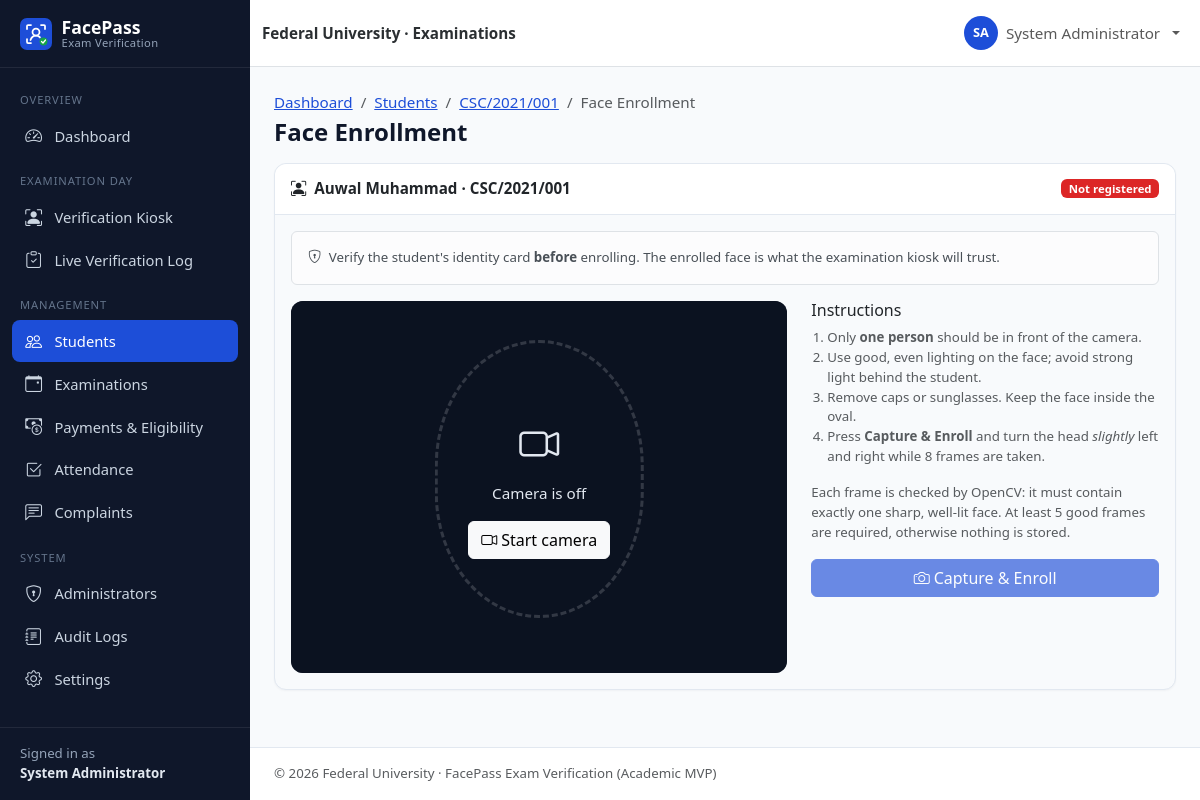
/admin/enroll-face.php?id=2 (signed in), run on the app's committed database.
### tables this page shows
CREATE TABLE users (
    id               INT UNSIGNED NOT NULL AUTO_INCREMENT,
    student_id       VARCHAR(30)  NULL,                 
    first_name       VARCHAR(60)  NOT NULL,
    last_name        VARCHAR(60)  NOT NULL,
    email            VARCHAR(120) NOT NULL,
    phone            VARCHAR(20)  NULL,
    password         VARCHAR(255) NOT NULL,             
    role             ENUM('admin','student') NOT NULL DEFAULT 'student',
    department       VARCHAR(100) NULL,
    level            VARCHAR(10)  NULL,                 
    faculty          VARCHAR(100) NULL,
    face_registered  TINYINT(1)   NOT NULL DEFAULT 0,
    account_status   ENUM('active','inactive','suspended') NOT NULL DEFAULT 'active',
    created_at       TIMESTAMP    NOT NULL DEFAULT CURRENT_TIMESTAMP,
    updated_at       TIMESTAMP    NOT NULL DEFAULT CURRENT_TIMESTAMP ON UPDATE CURRENT_TIMESTAMP,
    PRIMARY KEY (id),
    UNIQUE KEY uq_users_student_id (student_id),
    UNIQUE KEY uq_users_email (email),
    KEY idx_users_role (role),
    KEY idx_users_dept_level (department, level),
    KEY idx_users_status (account_status)
);

### config/database.php (called while the page is built, shortened)
<?php
function db(): PDO
{
    static $pdo = null;
    if ($pdo === null) {
        $dsn = sprintf(
            'mysql:host=%s;port=%s;dbname=%s;charset=utf8mb4',
            DB_HOST,
            DB_PORT,
            DB_NAME
        );
        $pdo = new PDO($dsn, DB_USER, DB_PASS, [
            PDO::ATTR_ERRMODE            => PDO::ERRMODE_EXCEPTION,
            PDO::ATTR_DEFAULT_FETCH_MODE => PDO::FETCH_ASSOC,
            PDO::ATTR_EMULATE_PREPARES   => false,
        ]);
        $offset = (new DateTime('now', new DateTimeZone(APP_TIMEZONE)))->format('P');
        $stmt = $pdo->prepare('SET time_zone = ?');
        $stmt->execute([$offset]);
    }
    return $pdo;
}

### includes/auth.php (called while the page is built, shortened)
<?php
function current_user(): ?array
{
    static $user = false;
    if ($user !== false) {
        return $user;
    }
    $user = null;
    if (!empty($_SESSION['user_id'])) {
        $stmt = db()->prepare('SELECT * FROM users WHERE id = ?');
        $stmt->execute([(int) $_SESSION['user_id']]);
        $row = $stmt->fetch();
        if ($row && $row['account_status'] === 'active' && $row['role'] === ($_SESSION['role'] ?? '')) {
            $user = $row;
        } else {
            logout_user();
        }
    }
    return $user;
}
function requireLogin(): array
{
    $user = current_user();
    return $user;
}
function requireAdmin(): array
{
    $user = requireLogin();
    return $user;
}

### admin/enroll-face.php (the view, shortened to what this page needs)
<?php
requireAdmin();
$student = find_student(get_int('id'));
$pageTitle = 'Face Enrollment';
$breadcrumbs = ['Dashboard' => 'admin/dashboard.php', 'Students' => 'admin/students.php',
    $student['student_id'] => 'admin/student-view.php?id=' . $student['id'], 'Face Enrollment' => null];
require __DIR__ . '/../includes/header.php';
?>
<div class="card">
    <div class="card-header d-flex flex-wrap justify-content-between align-items-center gap-2">
        <span><i class="bi bi-person-bounding-box me-2"></i><?= e(full_name($student)) ?> · <?= e($student['student_id']) ?></span>
        <?= yes_no_badge($student['face_registered'], 'Currently registered', 'Not registered') ?>
    </div>
    <div class="card-body">
        <div class="alert alert-light border small"><i class="bi bi-shield-lock me-1"></i>
            Verify the student's identity card <strong>before</strong> enrolling. The enrolled face is what the examination kiosk will trust.</div>
        <?php require __DIR__ . '/../includes/enroll-widget.php'; ?>
    </div>
</div>
<?php require __DIR__ . '/../includes/footer.php'; ?>

### includes/header.php (shortened to what this page needs)
<?php
$pageTitle = $pageTitle ?? APP_NAME;
$layout = $layout ?? 'app';
$breadcrumbs = $breadcrumbs ?? [];
$bodyClass = $bodyClass ?? '';
$user = current_user();
$role = $user['role'] ?? null;
?>
<!doctype html>
<html lang="en">
<head>
    <link rel="stylesheet" href="<?= e(url('assets/vendor/bootstrap/bootstrap.min.css')) ?>">
    <link rel="stylesheet" href="<?= e(url('assets/vendor/bootstrap-icons/bootstrap-icons.min.css')) ?>">
    <link rel="stylesheet" href="<?= e(url('assets/css/style.css')) ?>">
    <?php if ($role === 'admin'): ?>
        <link rel="stylesheet" href="<?= e(url('assets/css/admin.css')) ?>">
    <?php elseif ($role === 'student'): ?>
        <link rel="stylesheet" href="<?= e(url('assets/css/student.css')) ?>">
    <?php endif; ?>
</head>
<body class="<?= e(trim("layout-$layout $bodyClass")) ?>">
<?php if ($layout === 'app' && $user): ?>
<div class="app-shell">
    <?php require __DIR__ . '/sidebar.php'; ?>
    <div class="app-main">
        <nav class="navbar navbar-expand bg-white border-bottom app-topbar sticky-top">
            <div class="container-fluid">
                <span class="navbar-text fw-semibold text-secondary-emphasis d-none d-sm-inline">
                    <?= e(INSTITUTION_NAME) ?> · Examinations
                </span>
                <ul class="navbar-nav ms-auto align-items-center">
                    <li class="nav-item dropdown">
                        <a class="nav-link dropdown-toggle d-flex align-items-center gap-2" href="#" role="button"
                           data-bs-toggle="dropdown" aria-expanded="false">
                            <span class="avatar-circle"><?= e(strtoupper(substr($user['first_name'], 0, 1) . substr($user['last_name'], 0, 1))) ?></span>
                            <span class="d-none d-md-inline"><?= e(full_name($user)) ?></span>
                        </a>
                    </li>
                </ul>
            </div>
        </nav>
        <main class="app-content container-fluid">
            <div class="d-flex flex-wrap justify-content-between align-items-center mb-3 gap-2">
                <div>
                    <?php if ($breadcrumbs): ?>
                        <nav aria-label="breadcrumb">
                            <ol class="breadcrumb small mb-1">
                                <?php foreach ($breadcrumbs as $label => $link): ?>
                                    <?php if ($link): ?>
                                        <li class="breadcrumb-item"><a href="<?= e(url($link)) ?>"><?= e($label) ?></a></li>
                                    <?php else: ?>
                                        <li class="breadcrumb-item active" aria-current="page"><?= e($label) ?></li>
                                    <?php endif; ?>
                                <?php endforeach; ?>
                            </ol>
                        </nav>
                    <?php endif; ?>
                    <h1 class="h4 mb-0 page-title"><?= e($pageTitle) ?></h1>
                </div>
            </div>
<?php else: ?>
<main class="plain-content">
<?php endif; ?>

### includes/sidebar.php (shortened to what this page needs)
<?php
$current = str_replace('\\', '/', $_SERVER['SCRIPT_NAME'] ?? '');
if (($user['role'] ?? '') === 'admin') {
    $menu = [
        'Overview' => [
            ['admin/dashboard.php', 'bi-speedometer2', 'Dashboard'],
        ],
        'Examination Day' => [
            ['verification/index.php', 'bi-person-bounding-box', 'Verification Kiosk'],
            ['verification/result.php', 'bi-clipboard-check', 'Live Verification Log'],
        ],
        'Management' => [
            ['admin/students.php', 'bi-people', 'Students'],
            ['admin/examinations.php', 'bi-calendar-event', 'Examinations'],
            ['admin/payments.php', 'bi-cash-coin', 'Payments & Eligibility'],
            ['admin/attendance.php', 'bi-check2-square', 'Attendance'],
            ['admin/complaints.php', 'bi-chat-left-text', 'Complaints'],
        ],
        'System' => [
            ['admin/users.php', 'bi-shield-lock', 'Administrators'],
            ['admin/audit-logs.php', 'bi-journal-text', 'Audit Logs'],
            ['admin/settings.php', 'bi-gear', 'Settings'],
        ],
    ];
    $aliases = [
        'admin/student-view.php' => 'admin/students.php',
        'admin/enroll-face.php' => 'admin/students.php',
        'auth/register.php' => 'admin/students.php',
        'admin/examination-create.php' => 'admin/examinations.php',
    ];
}
$isActive = function (string $path) use ($current, $aliases): bool {
    foreach ($aliases as $child => $parent) {
        if ($parent === $path && str_ends_with($current, '/' . $child)) {
            return true;
        }
    }
    return str_ends_with($current, '/' . $path);
};
?>
<aside class="offcanvas-lg offcanvas-start app-sidebar" tabindex="-1" id="appSidebar" aria-labelledby="appSidebarLabel">
    <div class="offcanvas-body flex-column p-0">
        <div class="sidebar-desktop-brand d-none d-lg-block">
            <a class="sidebar-brand" href="<?= e(url('index.php')) ?>">
                <img src="<?= e(url('assets/images/logo.svg')) ?>" alt="" width="32" height="32">
                <span>FacePass<small>Exam Verification</small></span>
            </a>
        </div>
        <nav class="sidebar-nav">
            <?php foreach ($menu as $section => $items): ?>
                <div class="sidebar-section"><?= e($section) ?></div>
                <?php foreach ($items as [$path, $icon, $label]): ?>
                    <a class="sidebar-link<?= $isActive($path) ? ' active' : '' ?>" href="<?= e(url($path)) ?>">
                        <i class="bi <?= e($icon) ?>"></i><span><?= e($label) ?></span>
                    </a>
                <?php endforeach; ?>
            <?php endforeach; ?>
        </nav>
        <div class="sidebar-footer small">
            Signed in as<br><strong><?= e(full_name($user)) ?></strong>
        </div>
    </div>
</aside>

### assets/css/style.css (style rules this page uses)
:root { --evs-primary: #1D4ED8; --evs-primary-dark: #1E40AF; --evs-secondary: #0F172A; --evs-success: #16A34A; --evs-danger: #DC2626; --evs-warning: #D97706; --evs-bg: #F8FAFC; --evs-border: #E2E8F0; --evs-muted: #64748B; --sidebar-width: 250px; --bs-primary: #1D4ED8; --bs-primary-rgb: 29, 78, 216; --bs-success: #16A34A; --bs-success-rgb: 22, 163, 74; --bs-danger: #DC2626; --bs-danger-rgb: 220, 38, 38; --bs-dark-rgb: 15, 23, 42; --bs-body-bg: #F8FAFC; --bs-link-color: #1D4ED8; --bs-link-color-rgb: 29, 78, 216; --bs-link-hover-color: #1E40AF; --bs-link-hover-color-rgb: 30, 64, 175; }
body { background: var(--evs-bg); color: var(--evs-secondary); font-size: .95rem; }
.app-shell { display: flex; min-height: 100vh; }
.app-sidebar { --bs-offcanvas-width: var(--sidebar-width); --bs-offcanvas-bg: var(--evs-secondary); background: var(--evs-secondary); color: #CBD5E1; }
@media (min-width: 992px) { .app-sidebar { width: var(--sidebar-width); flex-shrink: 0; position: sticky; top: 0; height: 100vh; overflow-y: auto; display: flex; flex-direction: column; } }
@media (min-width: 992px) { .app-sidebar.offcanvas-lg { background-color: var(--evs-secondary) !important; } }
@media (min-width: 992px) { .app-sidebar .offcanvas-body { display: flex; flex: 1; } }
.sidebar-desktop-brand { padding: 1.1rem 1.25rem; border-bottom: 1px solid rgba(255,255,255,.08); width: 100%; }
.sidebar-brand { display: flex; align-items: center; gap: .6rem; color: #fff; text-decoration: none; font-weight: 700; font-size: 1.1rem; }
.sidebar-brand small { display: block; font-size: .7rem; font-weight: 500; color: #94A3B8; letter-spacing: .03em; }
.sidebar-brand span { line-height: 1.1; }
.sidebar-nav { padding: .5rem .75rem 1rem; flex: 1; width: 100%; }
.sidebar-section { font-size: .7rem; text-transform: uppercase; letter-spacing: .08em; color: #64748B; margin: 1rem .5rem .35rem; }
.sidebar-link { display: flex; align-items: center; gap: .7rem; padding: .55rem .75rem; border-radius: .5rem; color: #CBD5E1; text-decoration: none; font-size: .92rem; }
.sidebar-link i { font-size: 1.05rem; width: 1.2rem; text-align: center; }
.sidebar-link.active { background: var(--evs-primary); color: #fff; }
.sidebar-footer { padding: 1rem 1.25rem; border-top: 1px solid rgba(255,255,255,.08); color: #94A3B8; width: 100%; }
.sidebar-footer strong { color: #E2E8F0; }
.app-main { flex: 1; min-width: 0; display: flex; flex-direction: column; }
.app-topbar { min-height: 58px; }
.app-content { padding: 1.5rem; flex: 1; }
.avatar-circle { width: 34px; height: 34px; border-radius: 50%; background: var(--evs-primary); color: #fff; display: inline-flex; align-items: center; justify-content: center; font-size: .8rem; font-weight: 600; }
.page-title { font-weight: 700; color: var(--evs-secondary); }
.card { border: 1px solid var(--evs-border); border-radius: .75rem; box-shadow: 0 1px 2px rgba(15,23,42,.04); }
.card-header { background: #fff; border-bottom: 1px solid var(--evs-border); font-weight: 600; padding: .85rem 1rem; }
.card-header:first-child { border-radius: .75rem .75rem 0 0; }

### data on the page
users: full_name($user) "System Administrator", first_name+last_name "SA"
users: full_name($student) "Auwal Muhammad", student "CSC/2021/001"

### other printed values
$section "OVERVIEW"
$label "Dashboard"
$section "EXAMINATION DAY"
$label "Verification Kiosk"
$label "Live Verification Log"
$section "MANAGEMENT"
$label "Students"
$label "Examinations"
$label "Payments & Eligibility"
$label "Attendance"
$label "Complaints"
$section "SYSTEM"
$label "Administrators"
$label "Audit Logs"
$label "Settings"
